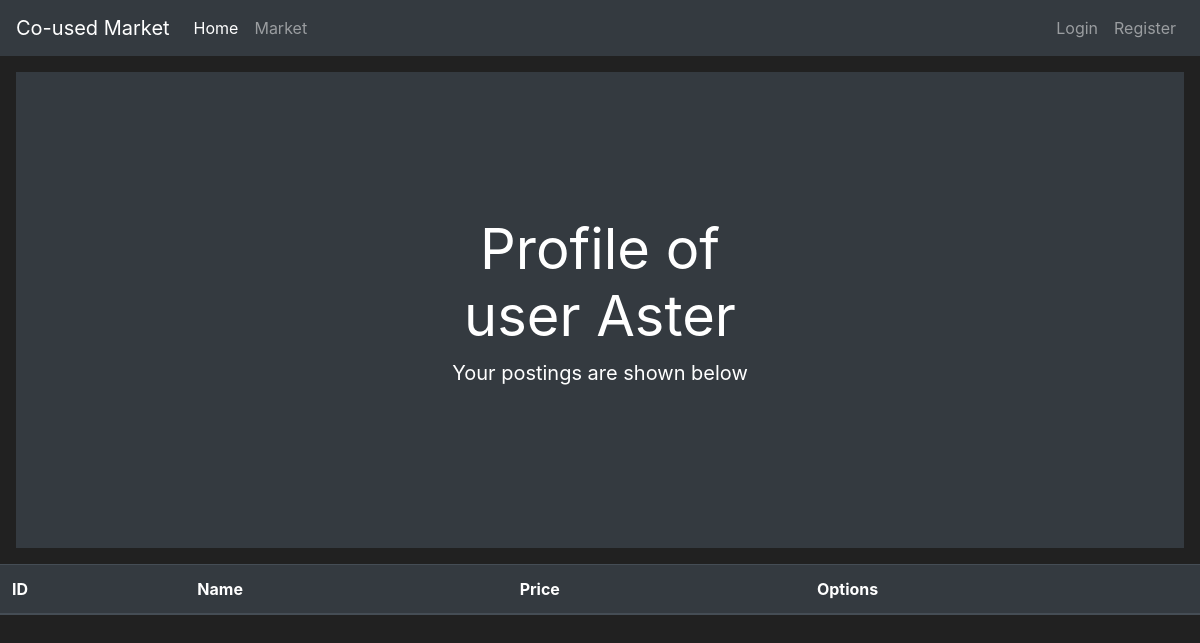
The app's page /profile/6, older data.
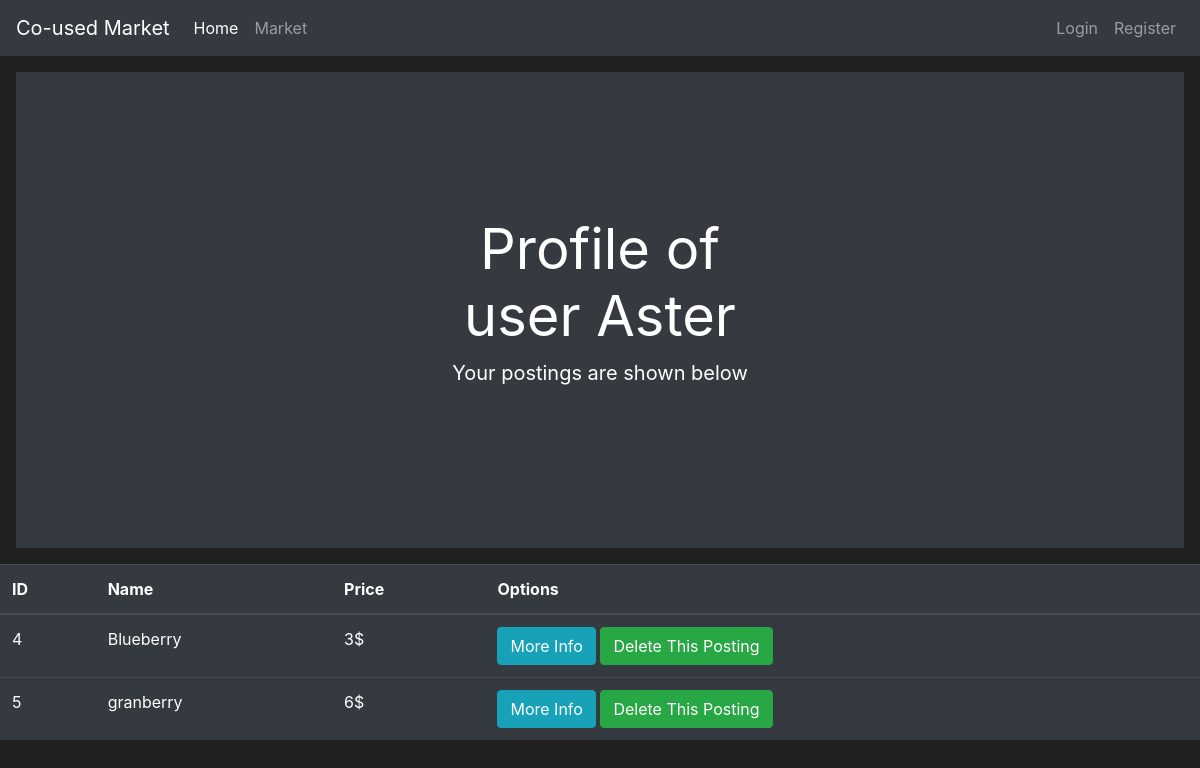
The same page, newer data.
### market/models.py (models this page shows)
class Posting(db.Model):
	id = db.Column(db.Integer(), primary_key=True)
	itemname = db.Column(db.String(length=30), nullable=False, unique=False)
	email_address = db.Column(db.String(length=50), nullable=False, unique=True)
	phone = db.Column(db.String(length=15), nullable=False, unique=False)
	date = db.Column(db.String(length=10), nullable=True, unique=False)
	pick_address = db.Column(db.String(length=30), nullable=False, unique=False)
	price = db.Column(db.Integer(), nullable=False)
	description = db.Column(db.String(length=300), nullable=False, unique=False)
	image = db.Column(db.String(length=100), nullable=True, unique=True)

### market/routes.py (the view)
@app.route('/profile/<string:userid>', methods=['GET', 'POST'])
def profile_page(userid):
    user = User.query.filter_by(id=int(userid)).one()
    email = user.email_address
    postings = Posting.query.filter_by(email_address=email)
    return render_template('profile.html', user=user, postings=postings)

### market/templates/profile.html (shortened to what this page needs)
{% extends 'base.html' %}
{% block content %}
<div class="position-relative overflow-hidden p-3 p-md-5 m-md-3 text-center bg-dark" style="color:white">
    <div class="col-md-5 p-lg-5 mx-auto my-5">
        <h2 class="display-4 font-weight-normal">Profile of user {{ user.username }}</h2>
        <p class="lead font-weight-normal">Your postings are shown below</p>
    </div>
</div>
    <table class="table table-hover table-dark">
      <thead>
          <tr>
              <th scope="col">ID</th>
              <th scope="col">Name</th>
              <th scope="col">Price</th>
              <th scope="col">Options</th>
          </tr>
      </thead>
      <tbody>
          {% for posting in postings %}
            <tr>
                <td>{{ posting.id }}</td>
                <td>{{ posting.itemname }}</td>
                <td>{{ posting.price }}$</td>
                <td>
                  <a href="{{ url_for('info_page', id=posting.id)}}">
                    <button class="btn btn-outline btn-info">More Info</button>
                  </a>
                  <a href="{{ url_for('delete_page', postingid=posting.id, userid=user.id)}}">
                  	<button class="btn btn-outline btn-success">Delete This Posting</button>
                  </a>
                </td>
            </tr>
          {% endfor %}
      </tbody>
    </table>
{% endblock %}

Row changes from the older to the newer data that the page shows:
added Posting: id "4", itemname "Blueberry", price "3"
added Posting: id "5", itemname "granberry", price "6"
